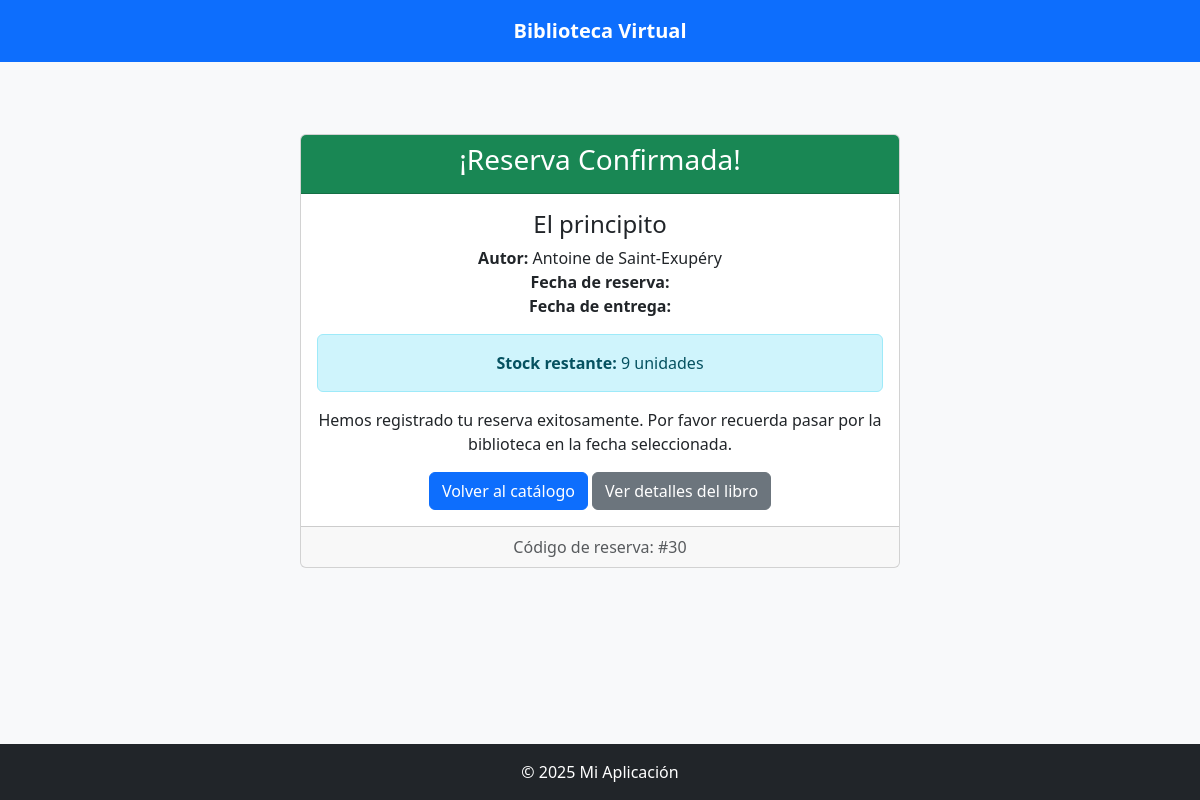
The page /accounts/reserva-exitosa/30/ (signed in) on the database its author committed.
### accounts/models.py (models this page shows, shortened)
class Libro(models.Model):
    titulo = models.CharField(max_length=200)
    autor = models.CharField(max_length=100)
    categoria = models.CharField(max_length=100)
    descripcion = models.TextField(blank=True, null=True)
    isbn = models.CharField(max_length=13)
    stock = models.PositiveIntegerField()
    imagen = models.ImageField(upload_to='libros/', blank=True, null=True)

class Reserva(models.Model):
    usuario = models.ForeignKey('User', on_delete=models.CASCADE)
    libro = models.ForeignKey('Libro', on_delete=models.CASCADE)
    fecha_de_reserva = models.DateField()
    fecha_devolucion = models.DateField(blank=True, null=True)

### accounts/views.py (the view)
# urls.py: path('reserva-exitosa/<int:reserva_id>/', reserva_exitosa, name='reserva_exitosa'),
@login_required
def reserva_exitosa(request, reserva_id):
    reserva = get_object_or_404(Reserva, id=reserva_id, usuario=request.user)
    return render(request, 'accounts/reserva_exitosa.html', {
        'reserva': reserva,
        'libro': reserva.libro
    })

### accounts/templates/accounts/reserva_exitosa.html
{% extends "accounts/base.html" %}
{% block content %}
<div class="container mt-5">
    <div class="card text-center" style="max-width: 600px; margin: auto;">
        <div class="card-header bg-success text-white">
            <h3>¡Reserva Confirmada!</h3>
        </div>
        <div class="card-body">
            <h4 class="card-title">{{ libro.titulo }}</h4>
            <p class="card-text">
                <strong>Autor:</strong> {{ libro.autor }}<br>
                <strong>Fecha de reserva:</strong> {{ reserva.fecha_deseada|date:"d/m/Y" }}<br>
                <strong>Fecha de entrega:</strong> {{ reserva.fecha_entrega|date:"d/m/Y" }}
            </p>
            <div class="alert alert-info">
                <strong>Stock restante:</strong> {{ libro.stock }} unidades
            </div>
            <p>Hemos registrado tu reserva exitosamente. Por favor recuerda pasar por la biblioteca en la fecha seleccionada.</p>
            <div class="d-grid gap-2 d-md-block">
                <a href="{% url 'catalogo' %}" class="btn btn-primary">Volver al catálogo</a>
                <a href="{% url 'detalle_libro' libro.id %}" class="btn btn-secondary">Ver detalles del libro</a>
            </div>
        </div>
        <div class="card-footer text-muted">
            Código de reserva: #{{ reserva.id }}
        </div>
    </div>
</div>
{% endblock %}

### rows shown on the page
Libro: titulo "El principito", autor "Antoine de Saint-Exupéry", stock "9"
Reserva: id "30"
